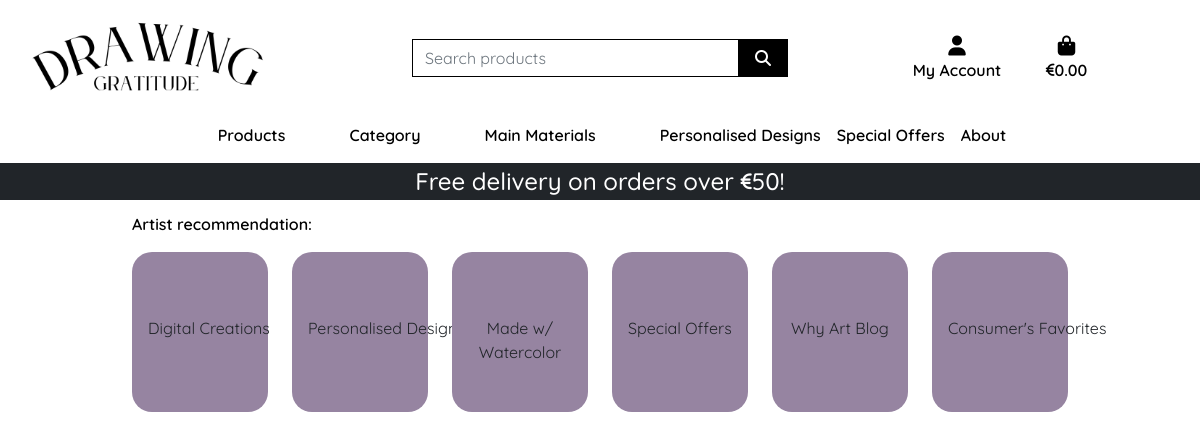
Page /about/ on the earlier database version.
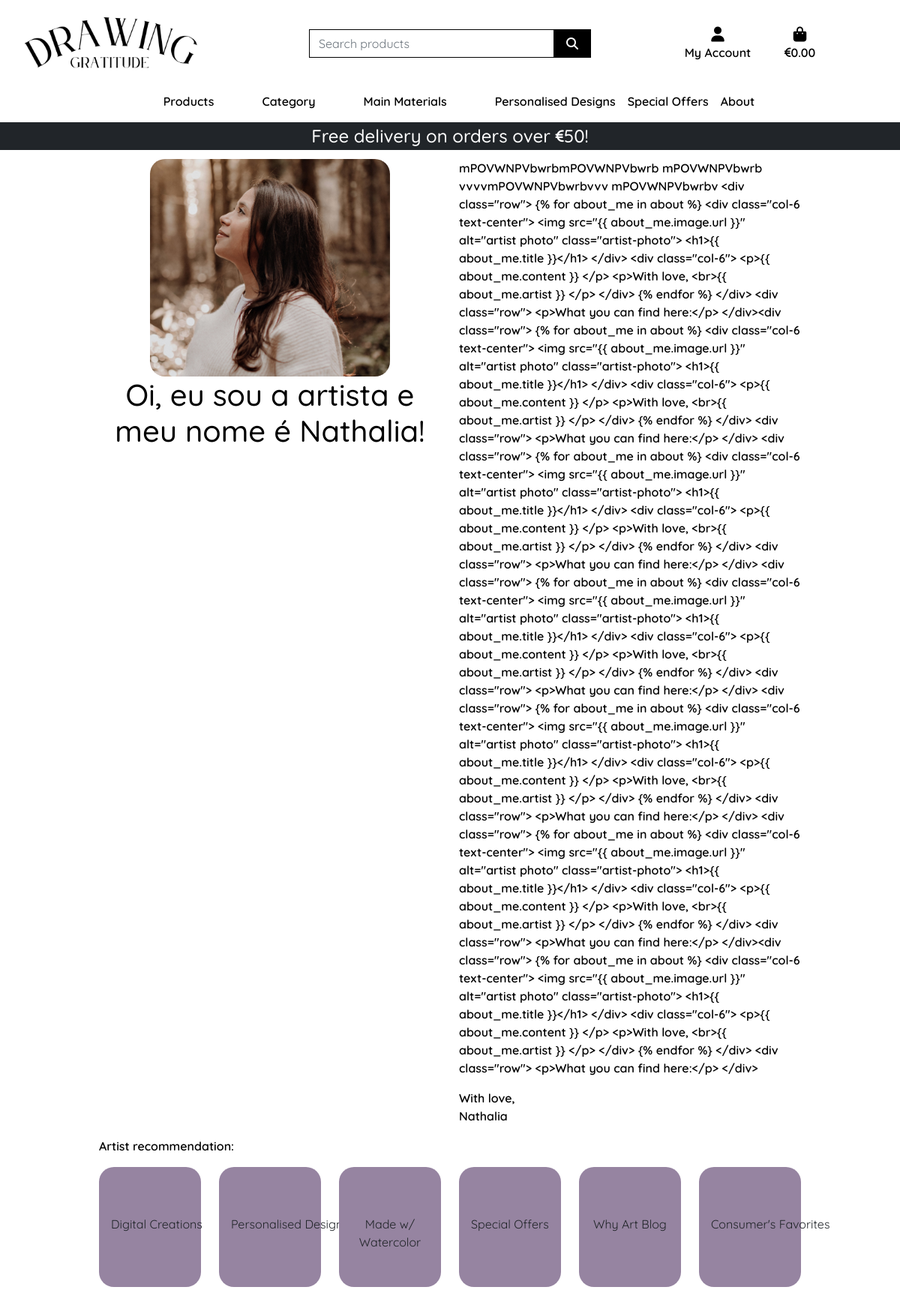
Same page on the later database version.
### about/models.py (models this page shows, shortened)
class AboutMe(models.Model):
    artist = models.CharField(max_length=100)
    title = models.CharField(max_length=254)
    content = models.TextField()
    image_url = models.URLField(max_length=1024, null=True, blank=True)
    image = models.ImageField(null=True, blank=True)

### about/views.py (the view)
# urls.py: path('', views.about_me, name='about_me'),
def about_me(request):
    about = AboutMe.objects.all()
    context = {'about': about}
    return render(request, 'about/about_me.html', context)

### bag/contexts.py (called while the page is built, shortened)
def bag_contents(request):
    bag_items = []
    total = 0
    total_discounted_price = 0
    product_count = 0
    bag = request.session.get('bag', {})
    delivery = total * Decimal(settings.STANDARD_DELIVERY_PERCENTAGE / 100) if total < settings.FREE_DELIVERY_THRESHOLD else 0
    grand_total = total + delivery
    context = {
        'bag_items': bag_items,
        'total': total,
        'total_discounted_price': total_discounted_price,
        'product_count': product_count,
        'delivery': delivery,
        'free_delivery_delta': max(0, settings.FREE_DELIVERY_THRESHOLD - total),
        'free_delivery_threshold': settings.FREE_DELIVERY_THRESHOLD,
        'grand_total': grand_total,
    }
    return context

### about/templates/about/about_me.html (shortened to what this page needs)
{% extends "base.html" %}
{% load static %}
{% block page_header %}
    <div class="container header-container">
    </div>
{% endblock %}
{% block content %}
<div class="container mt-5">
    <div class="row">
        {% for about_me in about %}
            <div class="col-6 text-center">
                <img src="{{ about_me.image.url }}" alt="artist photo" class="artist-photo">
                <h1>{{ about_me.title }}</h1>
            </div>
            <div class="col-6">
                    <p>{{ about_me.content }} </p>
                    <p>With love, <br>{{ about_me.artist }} </p>
            </div>
        {% endfor %}
    </div>
    <div class="row justify-contents-center">
        <p>Artist recommendation:</p>
        <div class="col-2">
            <a href="{% url 'products' %}?digital=True" class="dropdown-item items-site">Digital Creations</a>
        </div>
        <div class="col-2">
            <a href="#" class="dropdown-item items-site personalised">Personalised Designs</a>
        </div>
        <div class="col-2">
            <a href="{% url 'products' %}?paint=Watercolor" class="watercolor dropdown-item items-site">Made w/ <br>Watercolor</a>
        </div>
        <div class="col-2">
            <a href="{% url 'products' %}?offers=True" class="dropdown-item items-site special">Special Offers</a>
        </div>
        <div class="col-2">
            <a href="#" class="dropdown-item items-site blog">Why Art Blog</a>
        </div>
        <div class="col-2">
            <a href="{% url 'products' %}?sort=rating&direction=desc" class="dropdown-item items-site favorites">Consumer's Favorites</a>
        </div>
    </div>
</div>
{% endblock %}

### templates/base.html (shortened to what this page needs)
{% load static %}
<!doctype html>
<html lang="en">
  <head>
    {% block corecss %}
      <link href="https://cdn.jsdelivr.net/npm/bootstrap@5.0.2/dist/css/bootstrap.min.css" rel="stylesheet">
      <link rel="stylesheet" href="{% static 'css/base.css' %}">
      <link rel="stylesheet" href="https://cdnjs.cloudflare.com/ajax/libs/font-awesome/6.5.1/css/all.min.css">
    {% endblock %}
  </head>
  <body>
    <header class="container-fluid fixed-top">
      <div id="topnav" class="row bg-white pt-lg-2 d-none d-lg-flex">
        <div class="col-12 col-lg-4 my-auto py-1 py-lg-0 text-center text-lg-left">
          <a href="{% url 'home' %}" class="nav-link main-logo-link">
            <img src="{{ MEDIA_URL }}home/logo.png" alt="logo" class="logo-img">
          </a>
        </div>
        <div class="col-12 col-lg-4 my-auto py-1 py-lg-0">
          <form method="GET" action="{% url 'products' %}">
            <div class="input-group w-100">
              <input class="form-control border border-black rounded-0" type="text" name="q" placeholder="Search products">
              <div class="input-group-append">
                <button class="form-control btn btn-black border border-black rounded-0" type="submit">
                  <span class="icon">
                    <i class="fa-solid fa-magnifying-glass"></i>
                  </span>
                </button>
              </div>
            </div>
          </form>
        </div>
        <div class="col-12 col-lg-4 my-auto py-1 py-lg-0">
          <ul class="list-inline list-unstyled text-center text-lg-right my-0">
            <li class="list-inline-item dropdown">
                <a class="text-black nav-link" href="#" id="user-options" role="button" data-bs-toggle="dropdown" aria-expanded="false">
                    <div class="text-center">
                        <div><i class="fas fa-user fa-lg"></i></div>
                        <p class="my-0">My Account</p>
                    </div>
                </a>
            </li>
            <li class="list-inline-item">
                <a class="{% if grand_total %}text-info font-weight-bold{% else %}text-black{% endif %} nav-link" href="{% url 'view_bag' %}">
                    <div class="text-center">
                        <div><i class="fas fa-shopping-bag fa-lg"></i></div>
                        <p class="my-0">
                            {% if grand_total %}
                              <i class="fa-solid fa-euro-sign fa-sm"></i>{{ grand_total|floatformat:2 }}
                            {% else %}
                              <i class="fa-solid fa-euro-sign fa-sm"></i>0.00
                            {% endif %}
                        </p>
                    </div>
                </a>
            </li>
          </ul>
        </div>
      </div>
      <div class="row bg-white">
        <nav class="navbar navbar-expand-lg navbar-light w-100">
          {% include 'includes/main-nav.html' %}
        </nav>
      </div>
      <div id="delivery-banner" class="row text-center">
        <div class="col bg-dark text-white">
          <h4 class="my-1">Free delivery on orders over <i class="fa-solid fa-euro-sign fa-xs"></i>{{ free_delivery_threshold }}!</h4>
        </div>
      </div>
    </header>
    {% block page_header %}
    {% endblock %}
    {% block content %}
    {% endblock %}
  </body>
</html>

### templates/includes/main-nav.html (shortened to what this page needs)
<div class="collapse navbar-collapse" id="main-nav">
    <ul class="navbar-nav me-auto mx-auto">
        <li class="nav-item dropdown">
            <a class="logo-font font-weight-bold nav-link text-black me-5" href="#" id="all-products-link" role="button" data-bs-toggle="dropdown" aria-expanded="false">
                Products
            </a>
        </li>
        <li class="nav-item dropdown">
            <a class="logo-font font-weight-bold nav-link text-black me-5" href="#" id="clothing-link" role="button" data-bs-toggle="dropdown" aria-expanded="false">
                Category
            </a>
        </li>
        <li class="nav-item dropdown">
            <a class="logo-font font-weight-bold nav-link text-black me-5" href="#" id="homeware-link" role="button" data-bs-toggle="dropdown" aria-expanded="false">
                Main Materials
            </a>
        </li>
        <li class="nav-item dropdown">
            <a class="logo-font font-weight-bold nav-link text-black" href="#" id="specials-link" role="button" data-bs-toggle="dropdown" aria-expanded="false">
                Personalised Designs
            </a>
        </li>
        <li class="nav-item">
            <a class="nav-link logo-font font-weight-bold text-black" href="{% url 'products' %}?offers=True">Special Offers</a>
        </li>
        <li class="nav-item dropdown">
            <a class="logo-font font-weight-bold nav-link text-black" href="" id="specials-link" role="button" data-bs-toggle="dropdown" aria-expanded="false">
                About
            </a>
        </li>
    </ul>
</div>

### static/css/base.css (style rules this page uses)
html { height: 100%; }
body { background-color: white; font-family: "Quicksand", sans-serif; font-optical-sizing: auto; font-weight: 600; color: black; }
.personalised { max-width: 15em; }
.logo-img { max-width: 15em; }
.artist-photo { max-width: 20em; border-radius: 20px; }
.items-site { background-color: #9684A1; border-radius: 20px; height: 10em; margin-bottom: 2em; text-align: center; padding-top: 4em; }
.icon { align-items: center; display: inline-flex; justify-content: center; height: 1.5rem; width: 1.5rem; }
.main-logo-link { width: fit-content; }
.btn-black { background: black; color: white; }
.text-black { color: #000 !important; }
.border-black { border: 1px solid black !important; }
li { list-style: none; }
@media (min-width: 1200px) { .container { max-width: 80%; } }
@media (min-width: 992px) { .header-container { padding-top: 164px; } }

Differences in the rows shown:
added AboutMe: image (picture), title "Oi, eu sou a artista e meu nome é Nathalia!", content "mPOVWNPVbwrbmPOVWNPVbwrb mPOVWNPVbwrb vvvvmPOVWNPVbwrbvvv mPOVWNPVbwrbv <div class=\"row\"> {% for about_me in about %} <div class=\"col-6 text-center\"> <img src=\"{{ about_me.image.url }}\" alt=\"artist photo\" class=\"artist-photo\"> <h1>{{ about_me.title }}</h1> </div> <div class=\"col-6\"> <p>{{ about_me.content }} </p> <p>With love, <br>{{ about_me.artist }} </p> </div> {% endfor %} </div> <div class=\"row\"> <p>What you can find here:</p> </div><div class=\"row\"> {% for about_me in about %} <div class=\"col-6 text-center\"> <img src=\"{{ about_me.image.url }}\" alt=\"artist photo\" class=\"artist-photo\"> <h1>{{ about_me.title }}</h1> </div> <div class=\"col-6\"> <p>{{ about_me.content }} </p> <p>With love,…", artist "Nathalia"
